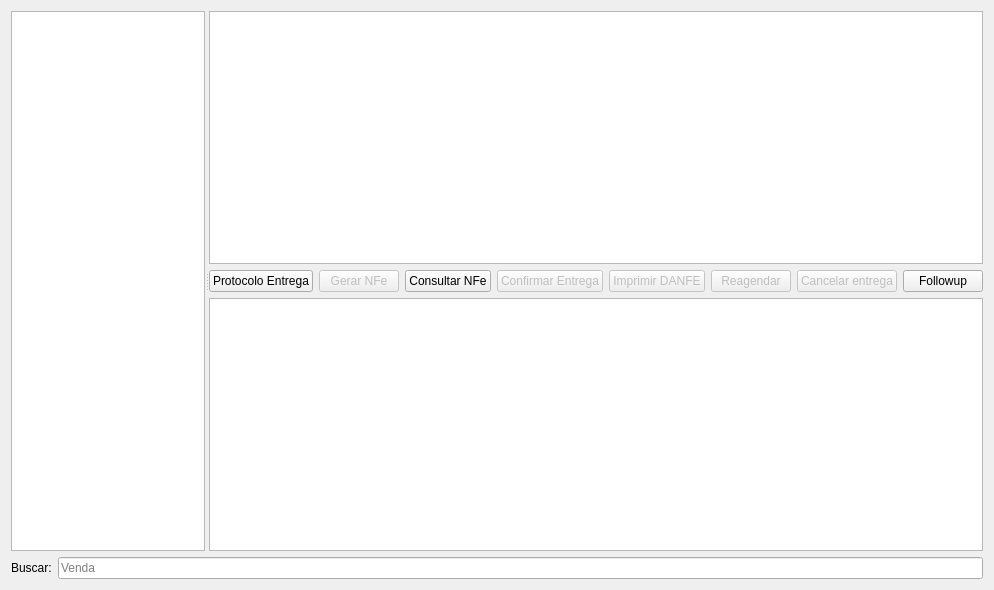
<?xml version="1.0" encoding="UTF-8"?>
<ui version="4.0">
 <class>WidgetLogisticaEntregas</class>
 <widget class="QWidget" name="WidgetLogisticaEntregas">
  <property name="geometry">
   <rect>
    <x>0</x>
    <y>0</y>
    <width>994</width>
    <height>590</height>
   </rect>
  </property>
  <property name="windowTitle">
   <string>Form</string>
  </property>
  <layout class="QGridLayout" name="gridLayout_3">
   <item row="1" column="0">
    <widget class="QLabel" name="labelBuscar">
     <property name="text">
      <string>Buscar:</string>
     </property>
    </widget>
   </item>
   <item row="1" column="1">
    <widget class="QLineEdit" name="lineEditBuscar">
     <property name="placeholderText">
      <string>Venda</string>
     </property>
    </widget>
   </item>
   <item row="0" column="0" colspan="2">
    <widget class="QSplitter" name="splitter">
     <property name="orientation">
      <enum>Qt::Horizontal</enum>
     </property>
     <widget class="TableView" name="tableCalendario">
      <property name="mouseTracking">
       <bool>true</bool>
      </property>
      <property name="editTriggers">
       <set>QAbstractItemView::NoEditTriggers</set>
      </property>
      <property name="selectionMode">
       <enum>QAbstractItemView::SingleSelection</enum>
      </property>
      <property name="selectionBehavior">
       <enum>QAbstractItemView::SelectRows</enum>
      </property>
     </widget>
     <widget class="QWidget" name="layoutWidget">
      <layout class="QGridLayout" name="gridLayout_2">
       <item row="0" column="0">
        <widget class="TableView" name="tableCarga">
         <property name="mouseTracking">
          <bool>true</bool>
         </property>
         <property name="editTriggers">
          <set>QAbstractItemView::NoEditTriggers</set>
         </property>
         <property name="selectionMode">
          <enum>QAbstractItemView::SingleSelection</enum>
         </property>
         <property name="selectionBehavior">
          <enum>QAbstractItemView::SelectRows</enum>
         </property>
        </widget>
       </item>
       <item row="1" column="0">
        <layout class="QGridLayout" name="gridLayout">
         <item row="0" column="5">
          <widget class="QPushButton" name="pushButtonReagendar">
           <property name="enabled">
            <bool>false</bool>
           </property>
           <property name="text">
            <string>Reagendar</string>
           </property>
          </widget>
         </item>
         <item row="0" column="1">
          <widget class="QPushButton" name="pushButtonGerarNFe">
           <property name="enabled">
            <bool>false</bool>
           </property>
           <property name="text">
            <string>Gerar NFe</string>
           </property>
          </widget>
         </item>
         <item row="0" column="0">
          <widget class="QPushButton" name="pushButtonProtocoloEntrega">
           <property name="enabled">
            <bool>true</bool>
           </property>
           <property name="text">
            <string>Protocolo Entrega</string>
           </property>
          </widget>
         </item>
         <item row="0" column="4">
          <widget class="QPushButton" name="pushButtonImprimirDanfe">
           <property name="enabled">
            <bool>false</bool>
           </property>
           <property name="text">
            <string>Imprimir DANFE</string>
           </property>
          </widget>
         </item>
         <item row="0" column="6">
          <widget class="QPushButton" name="pushButtonCancelarEntrega">
           <property name="enabled">
            <bool>false</bool>
           </property>
           <property name="text">
            <string>Cancelar entrega</string>
           </property>
          </widget>
         </item>
         <item row="0" column="2">
          <widget class="QPushButton" name="pushButtonConsultarNFe">
           <property name="enabled">
            <bool>true</bool>
           </property>
           <property name="text">
            <string>Consultar NFe</string>
           </property>
          </widget>
         </item>
         <item row="0" column="3">
          <widget class="QPushButton" name="pushButtonConfirmarEntrega">
           <property name="enabled">
            <bool>false</bool>
           </property>
           <property name="text">
            <string>Confirmar Entrega</string>
           </property>
          </widget>
         </item>
         <item row="0" column="7">
          <widget class="QPushButton" name="pushButtonFollowup">
           <property name="text">
            <string>Followup</string>
           </property>
          </widget>
         </item>
        </layout>
       </item>
       <item row="2" column="0">
        <widget class="TableView" name="tableProdutos">
         <property name="mouseTracking">
          <bool>true</bool>
         </property>
         <property name="editTriggers">
          <set>QAbstractItemView::NoEditTriggers</set>
         </property>
         <property name="selectionMode">
          <enum>QAbstractItemView::NoSelection</enum>
         </property>
         <property name="selectionBehavior">
          <enum>QAbstractItemView::SelectRows</enum>
         </property>
         <property name="sortingEnabled">
          <bool>true</bool>
         </property>
        </widget>
       </item>
      </layout>
     </widget>
    </widget>
   </item>
  </layout>
 </widget>
 <customwidgets>
  <customwidget>
   <class>TableView</class>
   <extends>QTableView</extends>
   <header>src/tableview.h</header>
  </customwidget>
 </customwidgets>
 <tabstops>
  <tabstop>tableCalendario</tabstop>
  <tabstop>tableCarga</tabstop>
  <tabstop>pushButtonProtocoloEntrega</tabstop>
  <tabstop>pushButtonGerarNFe</tabstop>
  <tabstop>pushButtonConsultarNFe</tabstop>
  <tabstop>pushButtonConfirmarEntrega</tabstop>
  <tabstop>pushButtonImprimirDanfe</tabstop>
  <tabstop>pushButtonReagendar</tabstop>
  <tabstop>pushButtonCancelarEntrega</tabstop>
  <tabstop>pushButtonFollowup</tabstop>
  <tabstop>tableProdutos</tabstop>
  <tabstop>lineEditBuscar</tabstop>
 </tabstops>
 <resources/>
 <connections/>
</ui>
